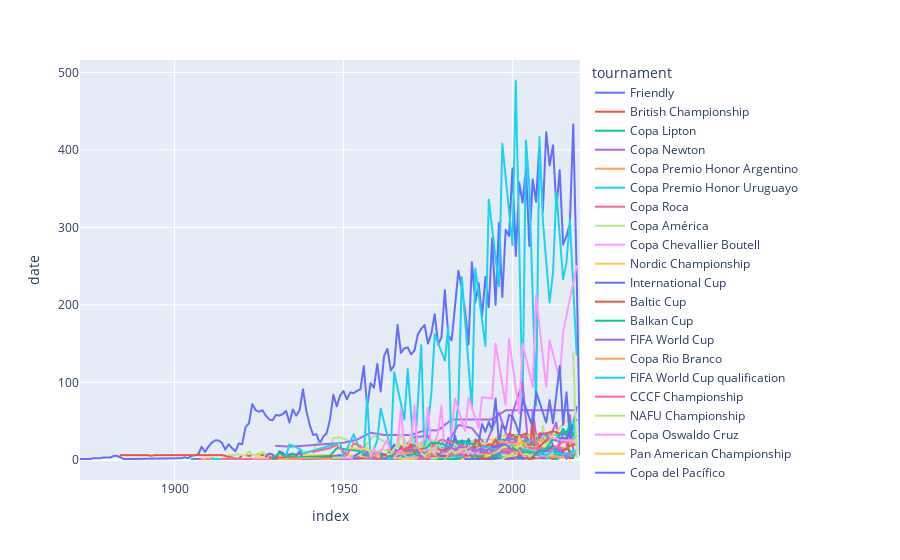

Here is the notebook cell this chart was saved with:
### Code cell
fig = px.line(tournament_year, x=tournament_year.index, y="date", color='tournament')
fig.show()
